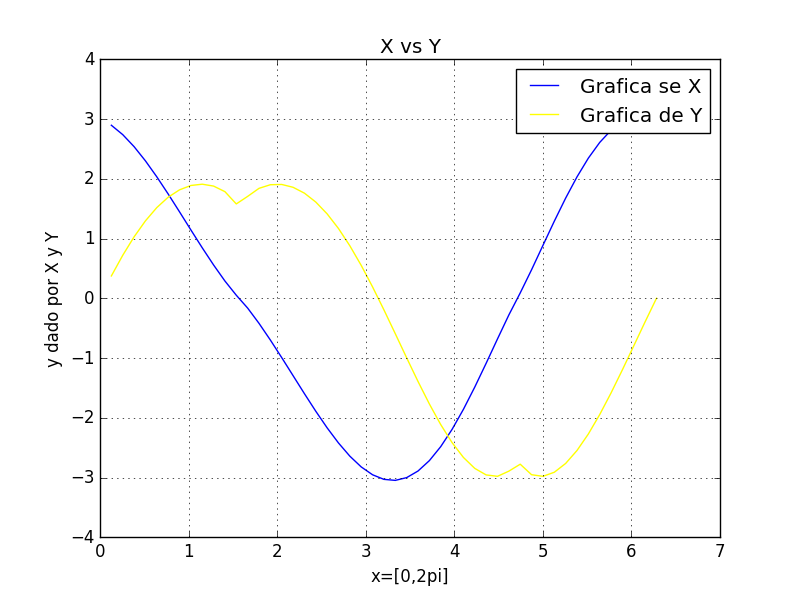

Generate this figure with Python:
#Ejercicio 5 a). Fecha: 02/Dic/16. Laboratorio 3B.
#Juan Guillermo Urincho Tinoco.

import numpy as np
import matplotlib.pyplot as plt
from math import pi,sqrt
a=((np.linspace(0,360))*pi)/180
r=2-2*np.sin(a)+np.sin(a)*((np.sqrt(np.absolute(np.cos(a))))/(np.sin(a))+1.4)
x=r*np.cos(a)
y=r*np.sin(a)
plt.figure('Ejercicio 5a')
plt.plot(a,x,color='blue',label='Grafica se X')
plt.legend()
plt.plot(a,y,color='yellow',label='Grafica de Y')
plt.legend()
plt.title('X vs Y')
plt.xlabel('x=[0,2pi]')
plt.ylabel('y dado por X y Y')
plt.grid(True)
plt.show()
